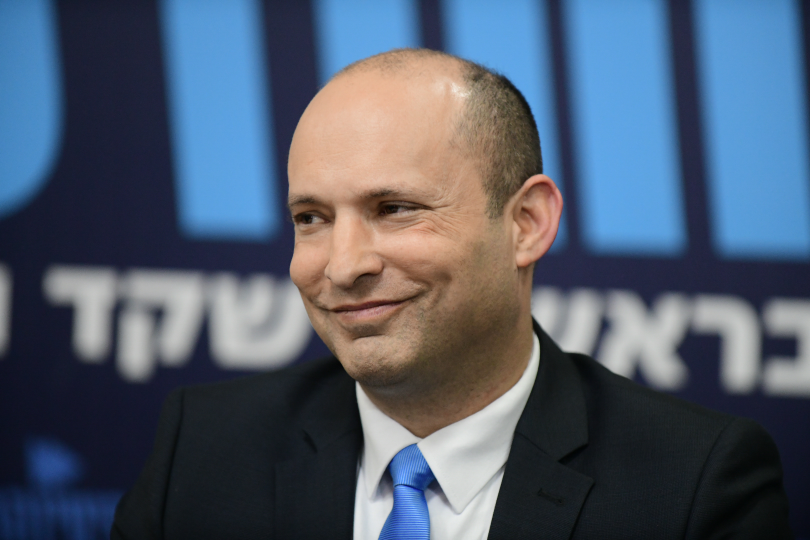
#> input picture opencv/ComputerVision/BackgRemov/image.jpg, 1620 x 1080 px, given in place of the camera (shown at 1/2 size)
$ python colorDetect.py
#> lines starting #> are read from the running program, lines starting #| are printed output that depends on the picture; after the words box and inside, x2 and y2 are one past the last pixel; in counts of white or black regions, pixels touching at a corner belong together
### opencv/Vision in 30 Days/outputCV.py
"""
Find Nax Contours & sort -
https://www.youtube.com/watch?v=JfaZNiEbreE&list=PLCeWwpzjQu9gc9C9-iZ9WTFNGhIq4-L1X
https://www.youtube.com/watch?v=JOxebvuRpyo
https://github.com/maksimKorzh/open-cv-tutorials/blob/main/src/contours/contours.py
https://colab.research.google.com/drive/1QeXAHV3-BNaIoidWhSK3MJyVElNv3FLN#scrollTo=qF-0ptmAzxUv


"""
import cv2
import numpy as np


#Display Group of images in one window
def stackImages(scale,imgArray):
    rows = len(imgArray)
    cols = len(imgArray[0])
    rowsAvailable = isinstance(imgArray[0], list)
    width = imgArray[0][0].shape[1]
    height = imgArray[0][0].shape[0]
    if rowsAvailable:
        for x in range ( 0, rows):
            for y in range(0, cols):
                if imgArray[x][y].shape[:2] == imgArray[0][0].shape [:2]:
                    imgArray[x][y] = cv2.resize(imgArray[x][y], (0, 0), None, scale, scale)
                else:
                    imgArray[x][y] = cv2.resize(imgArray[x][y], (imgArray[0][0].shape[1], imgArray[0][0].shape[0]), None, scale, scale)
                if len(imgArray[x][y].shape) == 2: imgArray[x][y]= cv2.cvtColor( imgArray[x][y], cv2.COLOR_GRAY2BGR)
        imageBlank = np.zeros((height, width, 3), np.uint8)
        hor = [imageBlank]*rows
        hor_con = [imageBlank]*rows
        for x in range(0, rows):
            hor[x] = np.hstack(imgArray[x])
        ver = np.vstack(hor)
    else:
        for x in range(0, rows):
            if imgArray[x].shape[:2] == imgArray[0].shape[:2]:
                imgArray[x] = cv2.resize(imgArray[x], (0, 0), None, scale, scale)
            else:
                imgArray[x] = cv2.resize(imgArray[x], (imgArray[0].shape[1], imgArray[0].shape[0]), None,scale, scale)
            if len(imgArray[x].shape) == 2: imgArray[x] = cv2.cvtColor(imgArray[x], cv2.COLOR_GRAY2BGR)
        hor= np.hstack(imgArray)
        ver = hor
    return ver

def PutTextOnImage(image,txt):
   im= cv2.putText (img = image,
       text = txt,
       org = (20 , 30 ),
       fontFace = cv2.FONT_HERSHEY_DUPLEX,
       fontScale = 1.0,
       color = (55, 26, 205),
       thickness = 2)
   return im


### opencv/Vision in 30 Days/backup/colorDetectInp.py

import cv2
import numpy as np
import matplotlib.pyplot as plt
import getpass

def empty(a):
    pass

def inpTrackbar(winName):
    cv2.namedWindow(winName)
    cv2.createTrackbar("Red", winName, 0, 255, empty)  # 100
    cv2.createTrackbar("Green", winName, 0, 255, empty)  # 100
    cv2.createTrackbar("Blue", winName, 0, 255, empty)  # 100
    cv2.createTrackbar("scale", winName, 5, 9, empty)
    # create switch for ON/OFF functionality
    switch = '0 : OFF \n1 : ON'

    cv2.createTrackbar(switch, winName, 0, 1, empty)
    cv2.createTrackbar("Contour ID", winName, 0, 100, empty)


def get_limits(color):

    c = np.uint8([[color]])  # here insert the bgr values which you want to convert to hsv
    hsvC = cv2.cvtColor(c, cv2.COLOR_BGR2HSV)
    print(hsvC)
    lowerLimit = hsvC[0][0][0] - 10, 100, 100
    upperLimit = hsvC[0][0][0] + 10, 255, 255

    lowerLimit = np.array(lowerLimit, dtype=np.uint8)
    upperLimit = np.array(upperLimit, dtype=np.uint8)
    #print(color, lowerLimit, upperLimit)
    return lowerLimit, upperLimit

### opencv/Vision in 30 Days/backup/colorDetect.py
'''
Detecting color with Python and OpenCV using HSV colorspace
https://www.youtube.com/watch?v=aFNDh5k3SjU&list=PLb49csYFtO2Hpfn8eLnaD9tJ0xYcMVcWe
'''


import cv2
from PIL import Image
from outputCV import stackImages,PutTextOnImage
from colorDetectInp import  inpTrackbar ,get_limits


inpWinName = "Input"


scale = 0.2
inpTrackbar(inpWinName)

chosenColor = [0, 255, 255]  # yellow in BGR colorspace
camera_num = 0
cap = cv2.VideoCapture(camera_num)

while True:
    scale = cv2.getTrackbarPos("scale", inpWinName) / 10

     # Input BGR  values of the wanted color
    Red = cv2.getTrackbarPos("Red", inpWinName)
    Green = cv2.getTrackbarPos("Green", inpWinName)
    Blue = cv2.getTrackbarPos("Blue", inpWinName)

    chosenColor = [Red, Green, Blue]  # chosenColor in BGR colorspace
    # ----------------------
    ret, frame = cap.read()
#> frame is the input picture: shape (1080, 1620, 3); mean B, G, R 109.3, 92.3, 80.7
    colorBox = frame.copy()
    hsvImage = cv2.cvtColor(frame, cv2.COLOR_BGR2HSV)
#> hsvImage: shape (1080, 1620, 3); mean H, S, V 87.2, 103.8, 119.9
    lowerLimit, upperLimit = get_limits(chosenColor)

    mask = cv2.inRange(hsvImage, lowerLimit, upperLimit)
#> mask: shape (1080, 1620); every value is 0
    mask_ = Image.fromarray(mask)
    bbox = mask_.getbbox()
#> bbox = None
    if bbox is not None:
        x1, y1, x2, y2 = bbox
        frame = cv2.rectangle(frame, (x1, y1), (x2, y2), (0, 255, 0), 5)

    cv2.imshow('frame', frame)

    start_point = (25, 25)
    end_point = (320, 320)
    color = (255, 55, 0)
    thickness = -1
    colorBox = cv2.rectangle(colorBox, start_point, end_point, chosenColor, thickness)
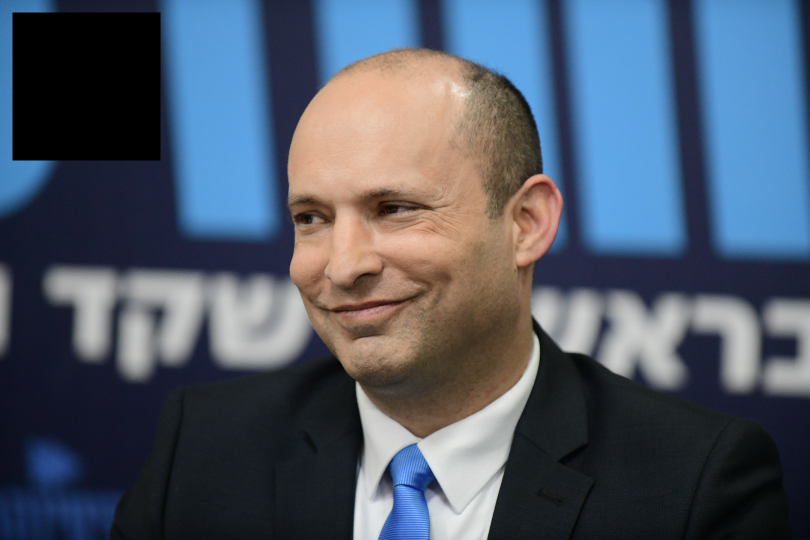
#> colorBox: shape (1080, 1620, 3) (shown at 1/2 size); 5.01% of pixels changed, all inside (x1, y1, x2, y2) = (25, 25, 321, 321)
    PutTextOnImage(frame,"txt")
    imgStack = stackImages( scale,  ([colorBox], [frame ])    )
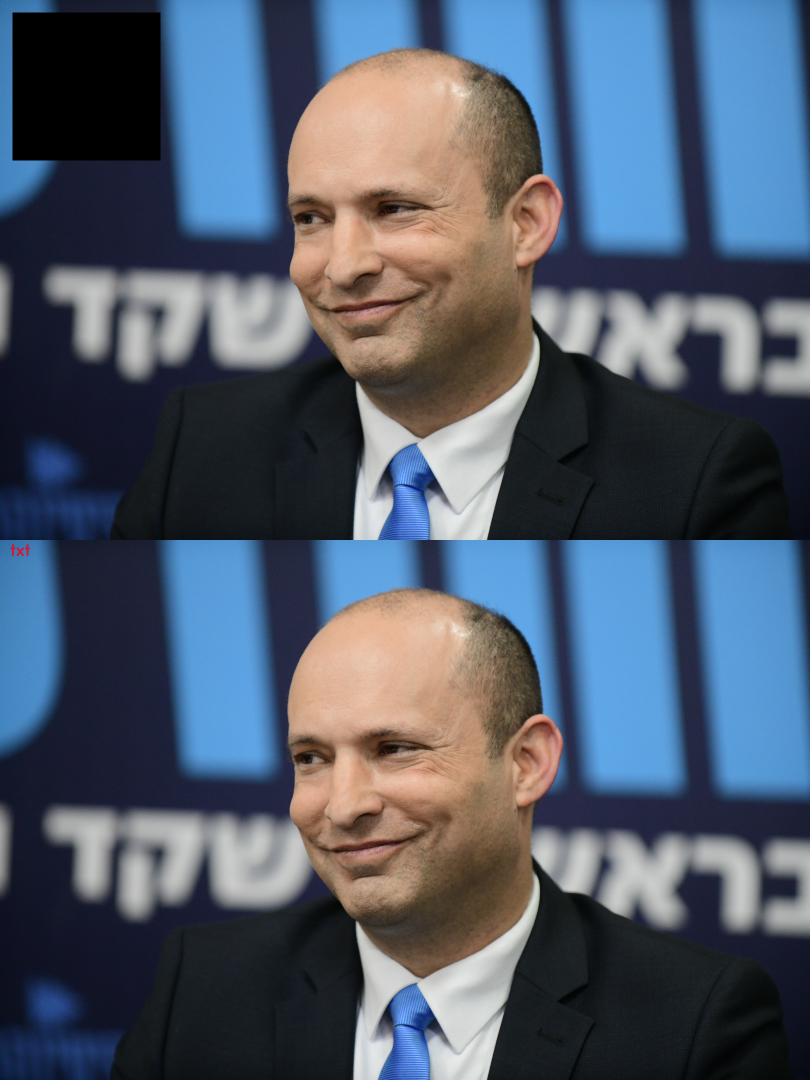
#> imgStack: shape (1080, 810, 3); mean B, G, R 107, 90.9, 79.8
    cv2.imshow("ImageStack", imgStack)
    if cv2.waitKey(1) & 0xFF == ord('q'):

#> (key q is pressed here)
        break

cap.release()

cv2.destroyAllWindows()
